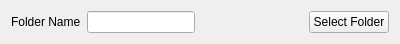
<?xml version="1.0" encoding="UTF-8"?>
<ui version="4.0">
 <class>FolderSelectionWidget</class>
 <widget class="QWidget" name="FolderSelectionWidget">
  <property name="geometry">
   <rect>
    <x>0</x>
    <y>0</y>
    <width>400</width>
    <height>42</height>
   </rect>
  </property>
  <property name="sizePolicy">
   <sizepolicy hsizetype="Minimum" vsizetype="Minimum">
    <horstretch>0</horstretch>
    <verstretch>0</verstretch>
   </sizepolicy>
  </property>
  <property name="windowTitle">
   <string>Form</string>
  </property>
  <layout class="QHBoxLayout" name="horizontalLayout">
   <item>
    <widget class="QLabel" name="folderNameLabel">
     <property name="text">
      <string>Folder Name</string>
     </property>
    </widget>
   </item>
   <item>
    <widget class="QLineEdit" name="folderEdit"/>
   </item>
   <item>
    <spacer name="spacer">
     <property name="orientation">
      <enum>Qt::Horizontal</enum>
     </property>
     <property name="sizeHint" stdset="0">
      <size>
       <width>40</width>
       <height>20</height>
      </size>
     </property>
    </spacer>
   </item>
   <item>
    <widget class="QPushButton" name="folderSelectButton">
     <property name="text">
      <string>Select Folder</string>
     </property>
    </widget>
   </item>
  </layout>
 </widget>
 <resources/>
 <connections/>
</ui>
